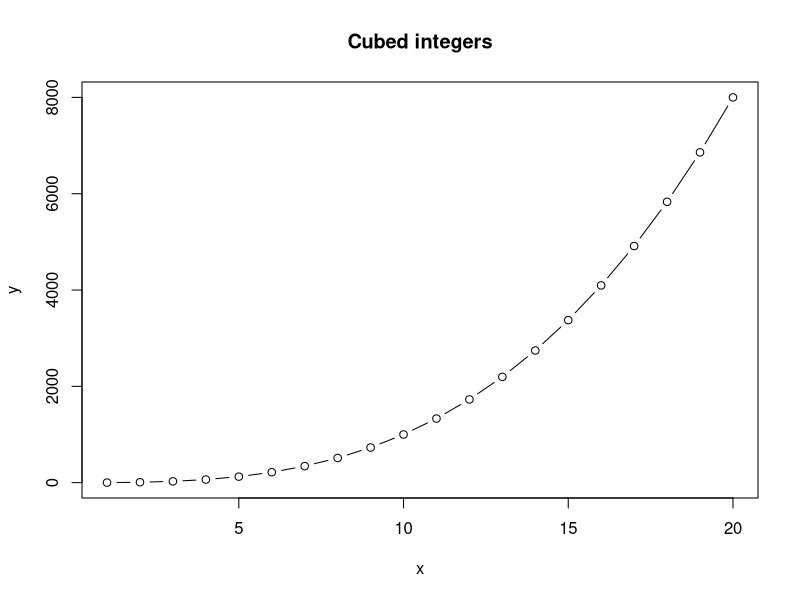
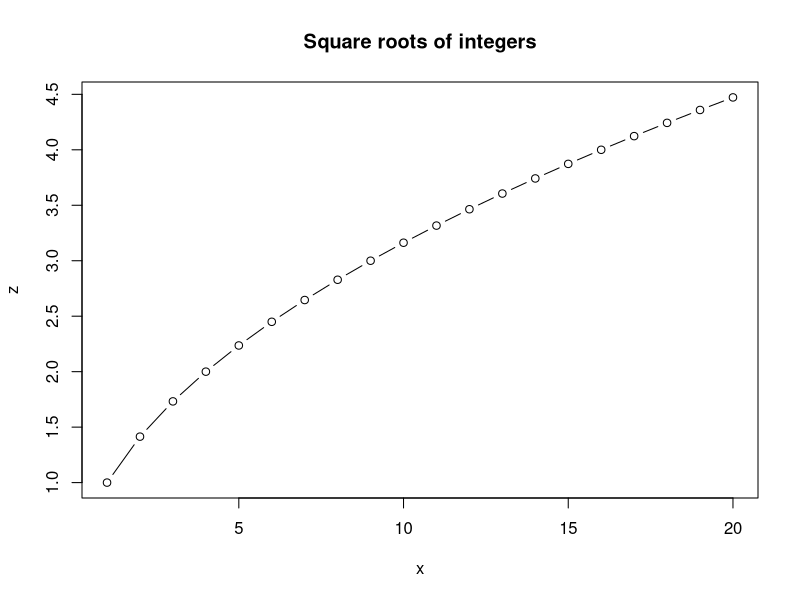

Write R code to recreate these figures, in order.
## This is a R script 
## Run this code to make a plot of x and x^3 for the integers from 1 to 10

x <- 1:20
y <- x^3
z <- x^(1/2)

plot(x,y, type = "b", main = "Cubed integers")
plot(x,z, type = "b", main = "Square roots of integers")
